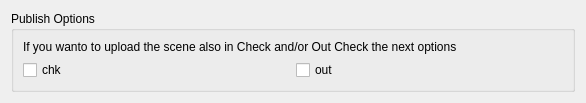
<?xml version="1.0" encoding="UTF-8"?>
<ui version="4.0">
 <class>Form</class>
 <widget class="QWidget" name="Form">
  <property name="geometry">
   <rect>
    <x>0</x>
    <y>0</y>
    <width>586</width>
    <height>89</height>
   </rect>
  </property>
  <property name="windowTitle">
   <string>Form</string>
  </property>
  <layout class="QVBoxLayout" name="verticalLayout_2">
   <item>
    <widget class="QGroupBox" name="groupBox">
     <property name="title">
      <string>Publish Options</string>
     </property>
     <layout class="QVBoxLayout" name="verticalLayout">
      <item>
       <widget class="QLabel" name="label">
        <property name="text">
         <string>If you wanto to upload the scene also in Check and/or Out Check the next options</string>
        </property>
       </widget>
      </item>
      <item>
       <layout class="QHBoxLayout" name="horizontalLayout_2">
        <item>
         <widget class="QCheckBox" name="chk_check_box">
          <property name="text">
           <string>chk</string>
          </property>
         </widget>
        </item>
        <item>
         <widget class="QCheckBox" name="out_check_box">
          <property name="text">
           <string>out</string>
          </property>
         </widget>
        </item>
       </layout>
      </item>
     </layout>
    </widget>
   </item>
  </layout>
 </widget>
 <resources/>
 <connections/>
</ui>
